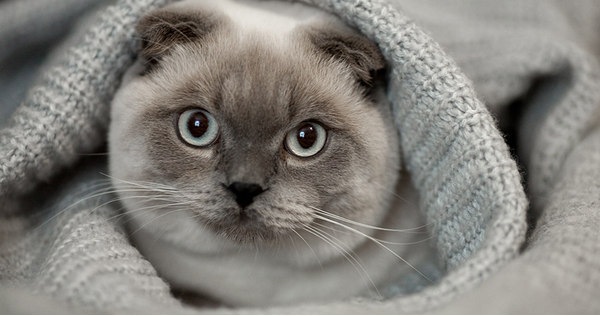
#> input picture foto1.png, 600 x 316 px
$ python practica2.py
#> lines starting #> are read from the running program, lines starting #| are printed output that depends on the picture
import numpy as np
from matplotlib import pyplot as plt
import math as ma
import cv2 #opencv

# [287 lines left out: functions suma, suma2, suma3, resta1, resta2, resta3 and 21 more, not called in this run]


ima1 = cv2.imread('foto1.png')
#> ima1 is the input picture: shape (316, 600, 3); mean B, G, R 122.8, 128.4, 131.1
ima2 = cv2.imread('foto2.png')
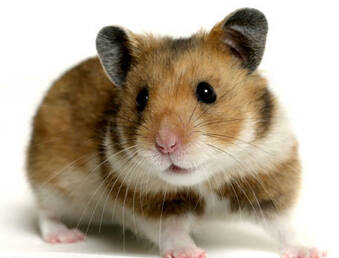
#> input picture foto2.png, 339 x 258 px
#> ima2 is the input picture: shape (258, 339, 3); mean B, G, R 149.7, 168.5, 181.8
ima1 = cv2.resize(ima1, (300,250))
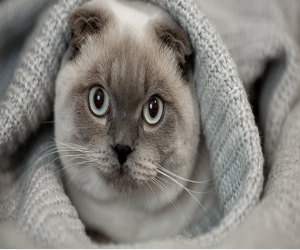
#> ima1: shape (250, 300, 3); mean B, G, R 122.7, 128.3, 131
ima2 = cv2.resize(ima2, (300,250))
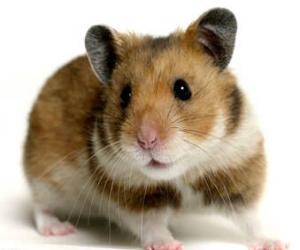
#> ima2: shape (250, 300, 3); mean B, G, R 149.6, 168.4, 181.7

cv2.imshow('Imagen1', ima1)
cv2.imshow('Imagen2', ima2)
x=cv2.waitKey(0)
#> (key Esc is pressed here)

while True:

    if x == ord("d"):
        suma(ima1,ima2)
        x=cv2.waitKey(0)

    if x == ord("d"):
        suma2(ima1,ima2)
        x=cv2.waitKey(0)

    if x == ord("d"):
        suma3(ima1,ima2)
        x=cv2.waitKey(0)

    if x == ord("d"):
        resta1(ima1,ima2)
        x=cv2.waitKey(0)


    if x == ord("d"):
        resta2(ima1,ima2)
        x=cv2.waitKey(0)

    if x == ord("d"):
        resta3(ima1,ima2)
        x=cv2.waitKey(0)

    if x == ord("d"):
        division1(ima1,ima2)
        x=cv2.waitKey(0)

    if x == ord("d"):
        division2(ima1,ima2)
        x=cv2.waitKey(0)

    if x == ord("d"):
        division3(ima1,ima2)
        x=cv2.waitKey(0)

    if x == ord("d"):
        multiplicacion1(ima1,ima2)
        x=cv2.waitKey(0)

    if x == ord("d"):
        multiplicacion2(ima1,ima2)
        x=cv2.waitKey(0)

    if x == ord("d"):
        multiplicacion3(ima1,ima2)
        x=cv2.waitKey(0)

    if x == ord("d"):
        raiz1(ima1,ima2)
        x=cv2.waitKey(0)

    if x == ord("d"):
        raiz2(ima1,ima2)
        x=cv2.waitKey(0)

    if x == ord("d"):
        potencia1(ima1,ima2)
        x=cv2.waitKey(0)

    if x == ord("d"):
        potencia2(ima1,ima2)
        x=cv2.waitKey(0)

    if x == ord("d"):
        potencia3(ima1,ima2)
        x=cv2.waitKey(0)

    if x == ord("d"):
        conjuncion(ima1,ima2)
        x=cv2.waitKey(0)

    if x == ord("d"):
        disyuncion(ima1,ima2)
        x=cv2.waitKey(0)

    if x == ord("d"):
        negacion(ima1,ima2)
        x=cv2.waitKey(0)

    if x == ord("d"):
        trasafin(ima1,ima2)
        x=cv2.waitKey(0)

    if x == ord("d"):
        escalado(ima1,ima2)
        x=cv2.waitKey(0)

    if x == ord("d"):
        rotacion(ima1,ima2)
        x=cv2.waitKey(0)

    if x == ord("d"):
        traspuesta(ima1,ima2)
        x=cv2.waitKey(0)

    if x == ord("d"):
        proyeccion(ima1,ima2)
        x=cv2.waitKey(0)

        cv2.destroyAllWindows()
    break


'''
#logn metodo 1
cv2.imshow('Imagen1', ima1)
cv2.imshow('Imagen2', ima2)
print("logn 1")
logn = np.log(ima1)
print(logn)

cv2.waitKey(0)
cv2.destroyAllWindows()

#raiz meodo 3
cv2.imshow('Imagen1', ima1)
cv2.imshow('Imagen2', ima2)
print ('raiz metodo 3')
print (np.sqrt(ima1))
cv2.waitKey(0)
cv2.destroyAllWindows()

#derivada metodo 1
cv2.imshow('Imagen1', ima1)
cv2.imshow('Imagen2', ima2)
print ('derivada metodo 1')
dx = np.diff(ima1)
dy = np.diff(ima2)
d = dy/dx
print(d)
cv2.waitKey(0)
cv2.destroyAllWindows()'''
